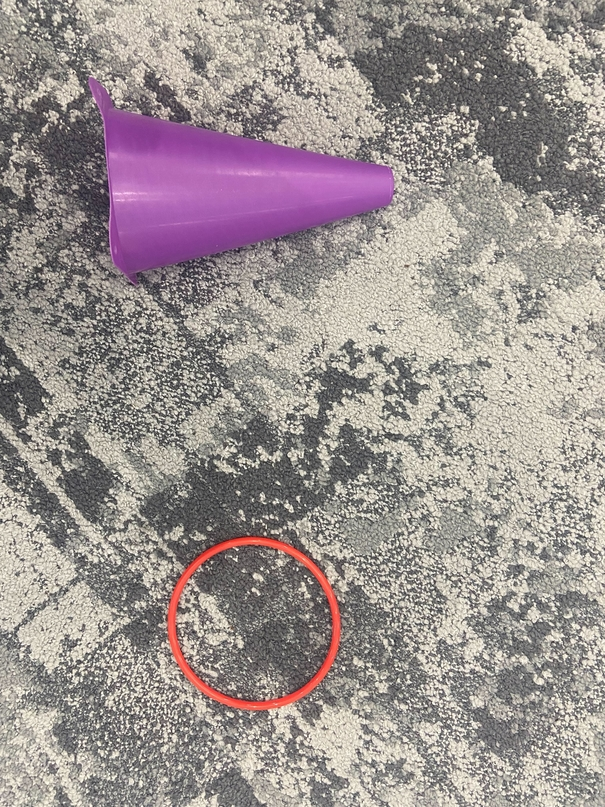
#> input picture object_detection/image_5.png, 605 x 807 px
$ python eddy_contours.py
#> lines starting #> are read from the running program, lines starting #| are printed output that depends on the picture; after the words box and inside, x2 and y2 are one past the last pixel; in counts of white or black regions, pixels touching at a corner belong together
import cv2
import numpy as np

def nothing(i):
    pass

def get_trackbar():
    hue_min = cv2.getTrackbarPos("Hue Min", "TrackedBars")
    hue_max = cv2.getTrackbarPos("Hue Max", "TrackedBars")
    sat_min = cv2.getTrackbarPos("Sat Min", "TrackedBars")
    sat_max = cv2.getTrackbarPos("Sat Max", "TrackedBars")
    val_min = cv2.getTrackbarPos("Val Min", "TrackedBars")
    val_max = cv2.getTrackbarPos("Val Max", "TrackedBars")

    lower = np.array([hue_min, sat_min, val_min])
    upper = np.array([hue_max, sat_max, val_max])

    return lower, upper

def detectObject(path):
#> called with path = 'image_5.png'
    cv2.namedWindow("TrackedBars")
    cv2.resizeWindow("TrackedBars", 640, 240)

    cv2.createTrackbar("Hue Min", "TrackedBars", 0, 179, nothing)
    cv2.createTrackbar("Hue Max", "TrackedBars", 179, 179, nothing)
    cv2.createTrackbar("Sat Min", "TrackedBars", 0, 255, nothing)
    cv2.createTrackbar("Sat Max", "TrackedBars", 255, 255, nothing)
    cv2.createTrackbar("Val Min", "TrackedBars", 0, 255, nothing)
    cv2.createTrackbar("Val Max", "TrackedBars", 255, 255, nothing)

    while True:
        img = cv2.imread(path)
#> img is the input picture: shape (807, 605, 3); mean B, G, R 144.4, 145.8, 155.7
        lower, upper = get_trackbar()

        imgHSV = cv2.cvtColor(img, cv2.COLOR_BGR2HSV)
#> imgHSV: shape (807, 605, 3); mean H, S, V 42.6, 25.8, 156.1

        mask = cv2.inRange(imgHSV, lower, upper)
#> mask: shape (807, 605); every value is 255


        res = cv2.bitwise_and(img, img, mask=mask)

        bw = cv2.cvtColor(res, cv2.COLOR_BGR2GRAY)
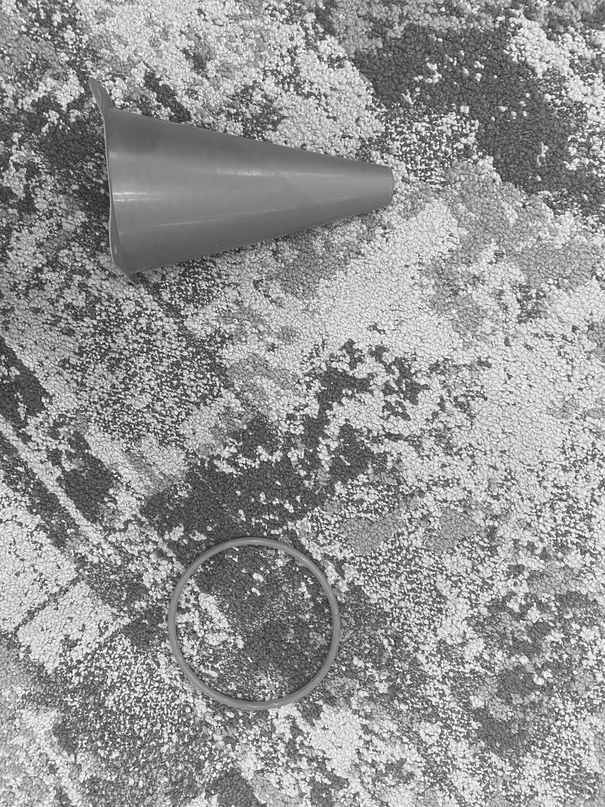
#> bw: shape (807, 605); min 10, max 255, mean 148.6
        ret, thresh = cv2.threshold(bw, 127, 255, 0)
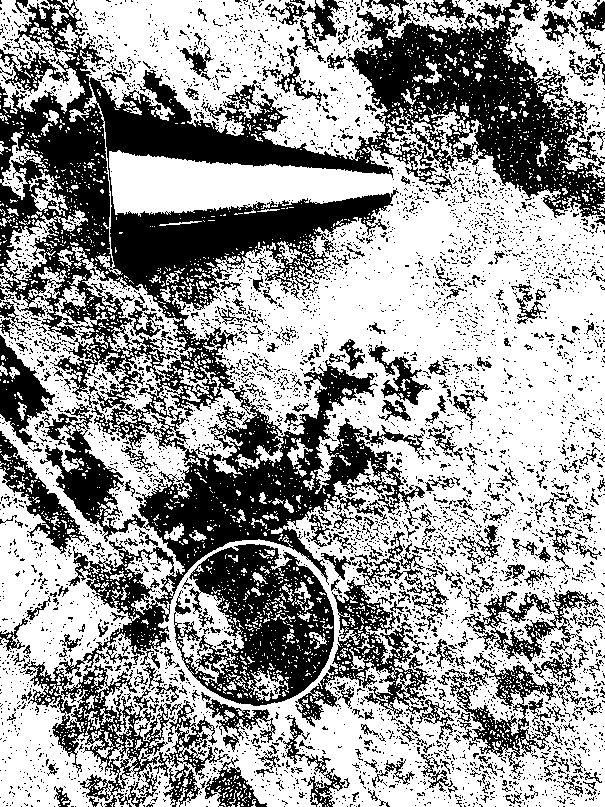
#> thresh: shape (807, 605); 61.2% white; 4852 black regions (4497 under 20 px)
        blur = cv2.GaussianBlur(thresh, (7,7),0)
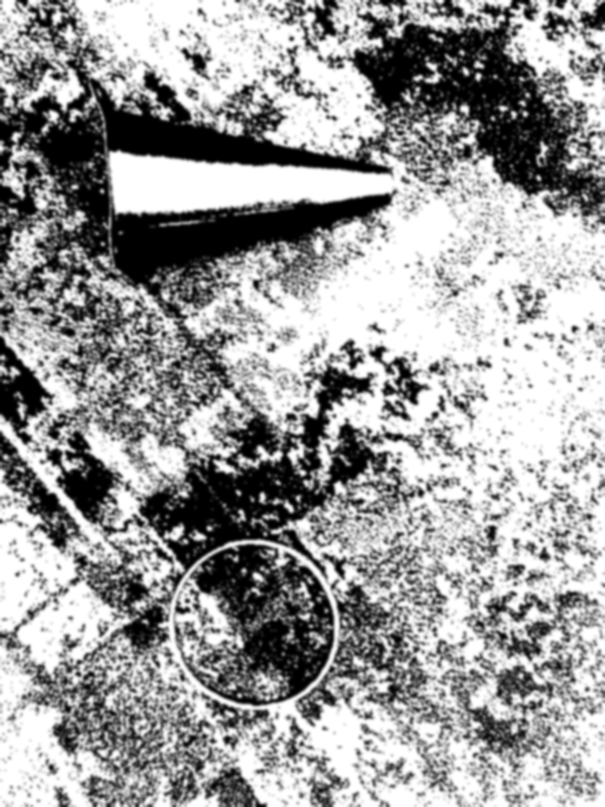
#> blur: shape (807, 605); min 0, max 255, mean 156

        contours, hierarchy = cv2.findContours(blur, cv2.RETR_TREE, cv2.CHAIN_APPROX_SIMPLE)
#> contours = 278 contours, 178 with area under 20; largest, box (x1, y1, x2, y2) and area: (0, 0, 605, 807) 485380, (113, 196, 389, 283) 8091, (101, 94, 386, 172) 5777, (168, 476, 245, 546) 1574, (40, 120, 96, 168) 1409

        #find centre of contours
        for i in contours:
            M = cv2.moments(i)
            if M['m00'] != 0:
                cx = int(M['m10']/M['m00'])
                cy = int(M['m01']/M['m00'])
                cv2.circle(res, (cx, cy), 7, (0, 0, 255), -1)
#> this loop made 278 passes
#> (i, cx, cy) on passes 2, 3, 4, 7, 9, 10, 13, 14, 17, 22, 27: ([[252, 701], [253, 700], [254, 701], [253, 702]], 253, 701), ([[243, 700], [244, 699], [245, 700], [244, 701]], 244, 700), ([[305, 682], [306, 681], [307, 682], [306, 683]], 306, 682), ([[256, 664], [257, 663], [258, 664], [257, 665]], 257, 664), ([[283, 662], [284, 661], [285, 662], [284, 663]], 284, 662), ([[264, 662], [265, 661], [266, 662], [265, 663]], 265, 662), ([[314, 659], [315, 658], [316, 659], [315, 660]], 315, 659), ([[316, 658], [317, 657], [318, 658], [317, 659]], 317, 658), ([[299, 654], [300, 653], [301, 654], [300, 655]], 300, 654), ([[396, 639], [397, 638], [398, 639], [397, 640]], 397, 639), ([[241, 618], [242, 617], [243, 618], [242, 619]], 242, 618)
#> (cx, cy) on passes 1, 5, 6, 8, 11, 12: (302, 403), (307, 679), (253, 665), (280, 664), (298, 676), (313, 660)
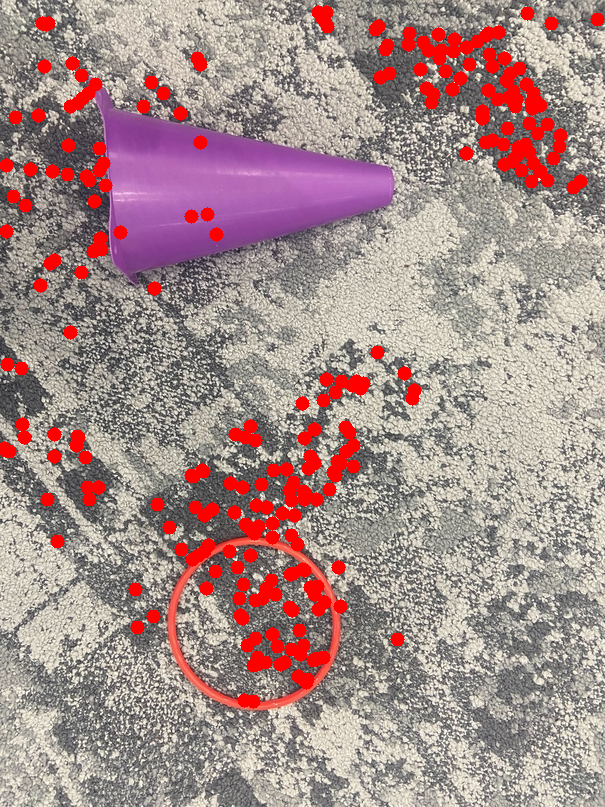
#> res: shape (807, 605, 3); 7% of pixels changed, all inside (x1, y1, x2, y2) = (0, 5, 605, 709)

        cv2.drawContours(res, contours, -1, (0,255,0), 3)
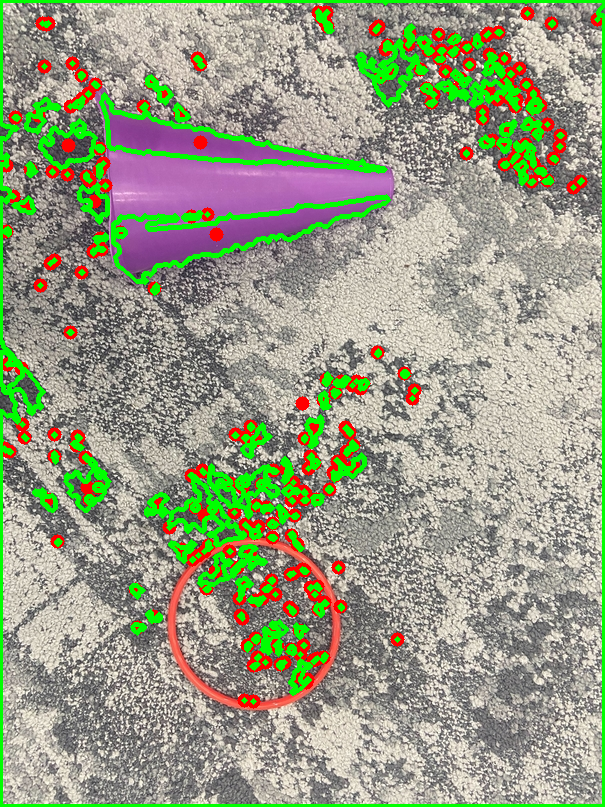
#> res: shape (807, 605, 3); 9.14% of pixels changed, all inside (x1, y1, x2, y2) = (0, 0, 605, 807)
        cv2.imshow("TrackedBars", res)

        if cv2.waitKey(1) & 0xFF == ord('q'):
#> (key q is pressed here)
                    break

    cv2.destroyAllWindows()

    return cx, cy

path = "image_5.png"
detectObject(path)

$ run again, with object_detection/image_2.png copied over object_detection/image_5.png
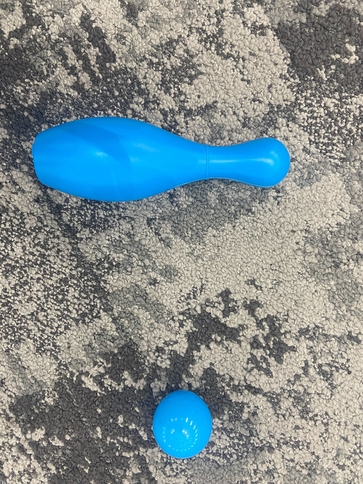
#> input picture object_detection/image_2.png, 363 x 484 px
#> in detectObject, img is the input picture: shape (484, 363, 3); mean B, G, R 143, 140.8, 128.1
#> imgHSV: shape (484, 363, 3); mean H, S, V 41.4, 45.6, 153.5
#> mask: shape (484, 363); every value is 255
#> in detectObject, `ret, thresh = cv2.threshold(bw, 127, 255, 0)`:
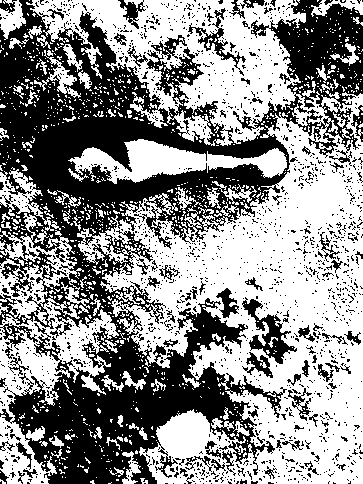
#> thresh: shape (484, 363); 55.5% white; 1611 black regions (1517 under 20 px)
#> contours = 115 contours, 65 with area under 20; largest, box (x1, y1, x2, y2) and area: (0, 0, 363, 484) 171800, (20, 118, 210, 203) 6166, (71, 370, 231, 435) 3736, (280, 18, 337, 77) 1172, (32, 386, 86, 438) 949
#> the loop in detectObject, `for i in contours:` made 115 passes
#> (i, cx, cy) on passes 7, 12, 13, 17, 20, 22, 23: ([[142, 463], [143, 462], [144, 463], [143, 464]], 143, 463), ([[50, 448], [51, 447], [52, 448], [51, 449]], 51, 448), ([[49, 447], [50, 446], [51, 447], [50, 448]], 50, 447), ([[101, 442], [102, 441], [103, 442], [102, 443]], 102, 442), ([[133, 432], [134, 431], [135, 432], [134, 433]], 134, 432), ([[26, 420], [27, 419], [28, 420], [27, 421]], 27, 420), ([[229, 405], [230, 404], [231, 405], [230, 406]], 230, 405)
#> in detectObject, `cv2.drawContours(res, contours, -1, (0,255,0), 3)`:
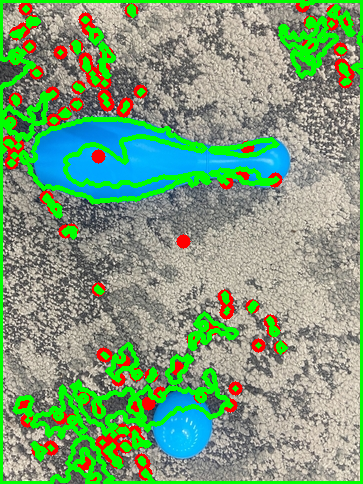
#> res: shape (484, 363, 3); mean B, G, R 120.6, 158.1, 122.4

$ run again, with object_detection/image_3.png copied over object_detection/image_5.png
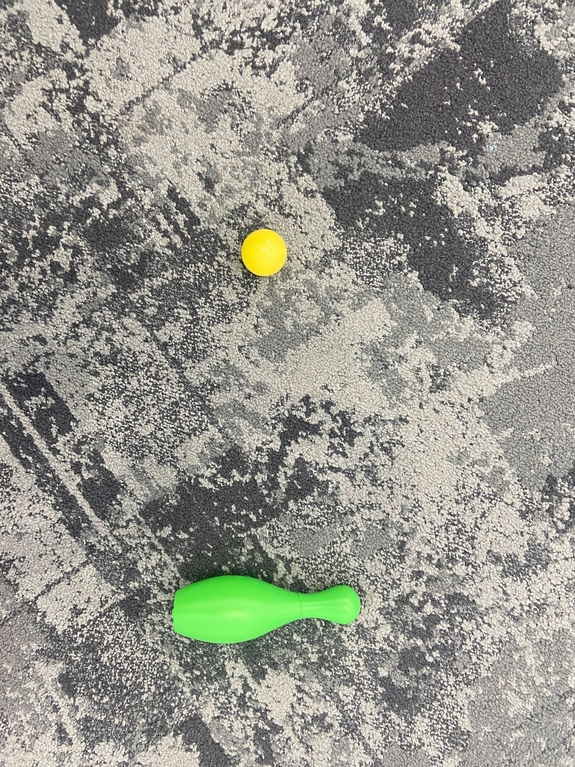
#> input picture object_detection/image_3.png, 575 x 767 px
#> in detectObject, img is the input picture: shape (767, 575, 3); mean B, G, R 139.2, 148.5, 148.6
#> imgHSV: shape (767, 575, 3); mean H, S, V 37.2, 18.8, 151.5
#> mask: shape (767, 575); every value is 255
#> in detectObject, `ret, thresh = cv2.threshold(bw, 127, 255, 0)`:
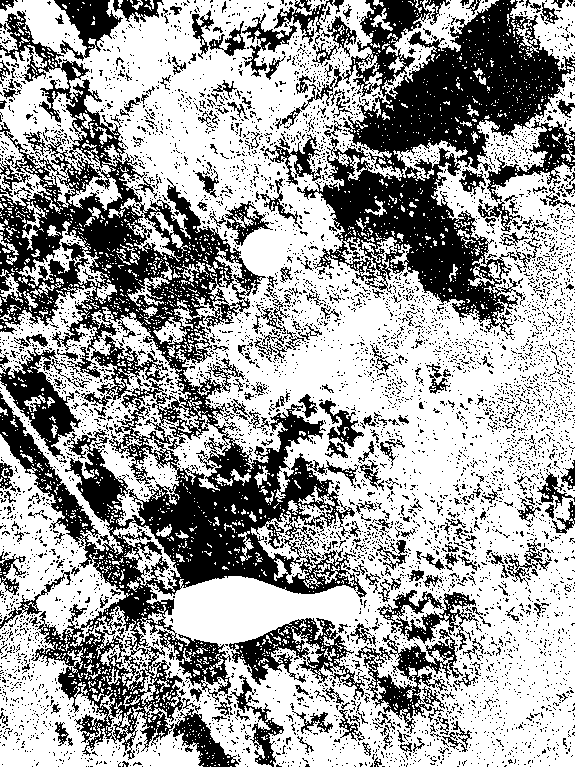
#> thresh: shape (767, 575); 62.7% white; 6089 black regions (5766 under 20 px)
#> contours = 239 contours, 147 with area under 20; largest, box (x1, y1, x2, y2) and area: (0, 0, 575, 767) 437971, (385, 56, 504, 149) 3956, (161, 490, 233, 583) 1970, (468, 7, 531, 86) 1264, (409, 230, 470, 291) 1244
#> the loop in detectObject, `for i in contours:` made 239 passes
#> (i, cx, cy) on passes 8, 10, 13, 16, 19, 24, 30: ([[386, 696], [387, 695], [388, 696], [387, 697]], 387, 696), ([[244, 687], [245, 686], [246, 687], [245, 688]], 245, 687), ([[219, 673], [220, 672], [221, 673], [220, 674]], 220, 673), ([[186, 666], [187, 665], [188, 666], [187, 667]], 187, 666), ([[191, 645], [192, 644], [193, 645], [192, 646]], 192, 645), ([[146, 596], [147, 595], [148, 596], [147, 597]], 147, 596), ([[258, 549], [259, 548], [260, 549], [259, 550]], 259, 549)
#> in detectObject, `cv2.drawContours(res, contours, -1, (0,255,0), 3)`:
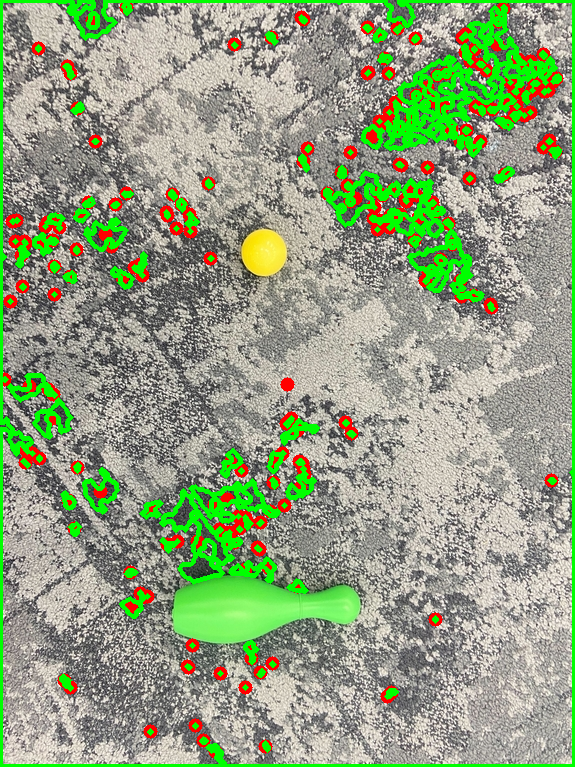
#> res: shape (767, 575, 3); mean B, G, R 126.9, 160, 144.3

$ run again, with object_detection/image_4.png copied over object_detection/image_5.png
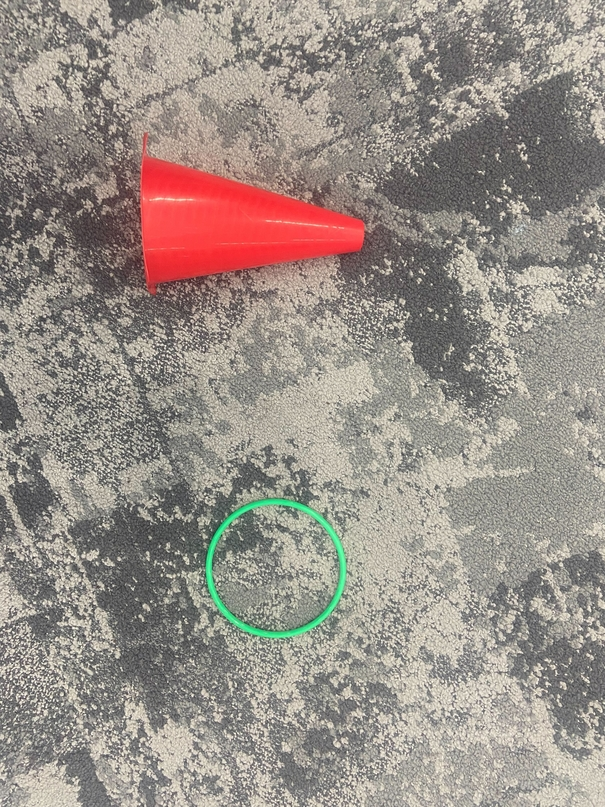
#> input picture object_detection/image_4.png, 605 x 807 px
#> in detectObject, img is the input picture: shape (807, 605, 3); mean B, G, R 135.7, 143.1, 153.1
#> imgHSV: shape (807, 605, 3); mean H, S, V 32.3, 27.1, 154.3
#> mask: shape (807, 605); every value is 255
#> in detectObject, `ret, thresh = cv2.threshold(bw, 127, 255, 0)`:
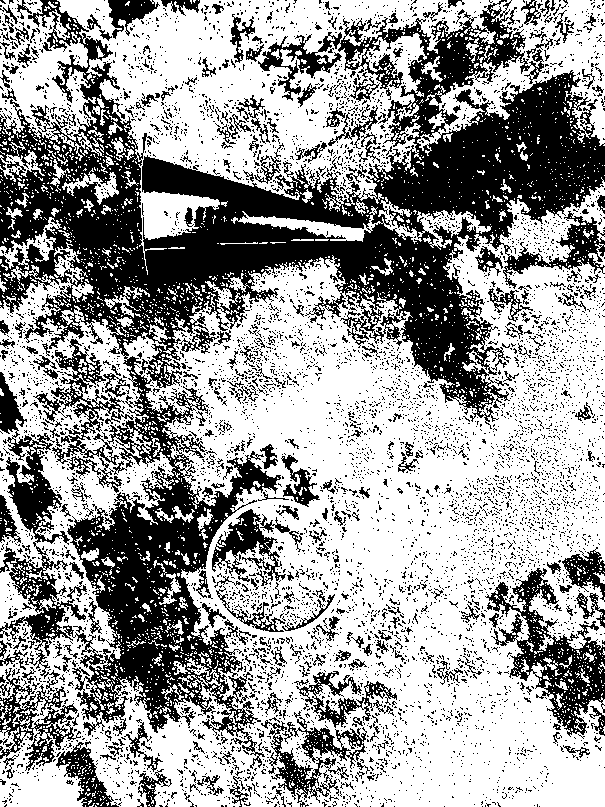
#> thresh: shape (807, 605); 61.7% white; 6414 black regions (6085 under 20 px)
#> contours = 243 contours, 142 with area under 20; largest, box (x1, y1, x2, y2) and area: (0, 0, 605, 807) 485454, (115, 220, 444, 294) 7865, (384, 120, 553, 212) 6414, (144, 159, 364, 226) 3931, (93, 515, 155, 637) 1924
#> the loop in detectObject, `for i in contours:` made 243 passes
#> (i, cx, cy) on passes 5, 10, 23, 28, 33, 35, 38: ([[580, 683], [581, 682], [582, 683], [581, 684]], 581, 683), ([[573, 668], [574, 667], [575, 668], [574, 669]], 574, 668), ([[182, 612], [183, 611], [184, 612], [183, 613]], 183, 612), ([[502, 590], [503, 589], [504, 590], [503, 591]], 503, 590), ([[128, 580], [129, 579], [130, 580], [129, 581]], 129, 580), ([[156, 578], [157, 577], [158, 578], [157, 579]], 157, 578), ([[167, 568], [168, 567], [169, 568], [168, 569]], 168, 568)
#> in detectObject, `cv2.drawContours(res, contours, -1, (0,255,0), 3)`:
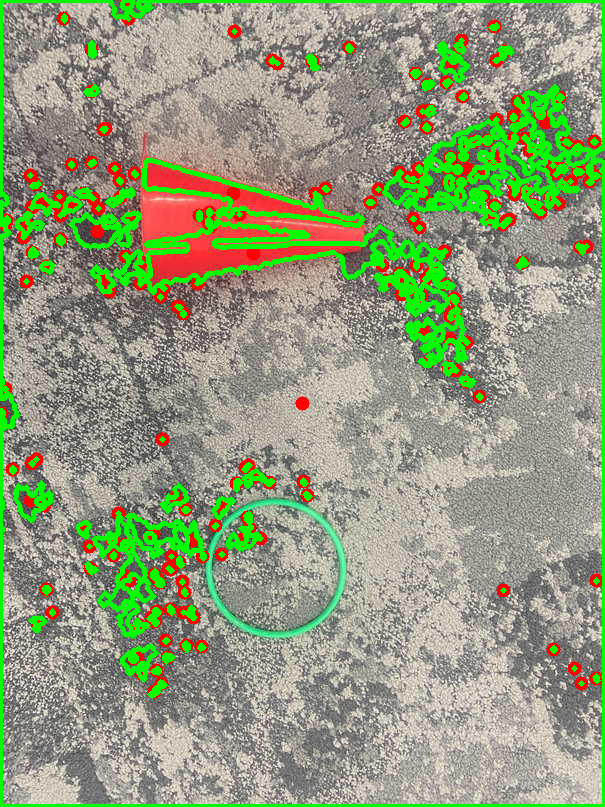
#> res: shape (807, 605, 3); mean B, G, R 122.6, 155.7, 144.6
